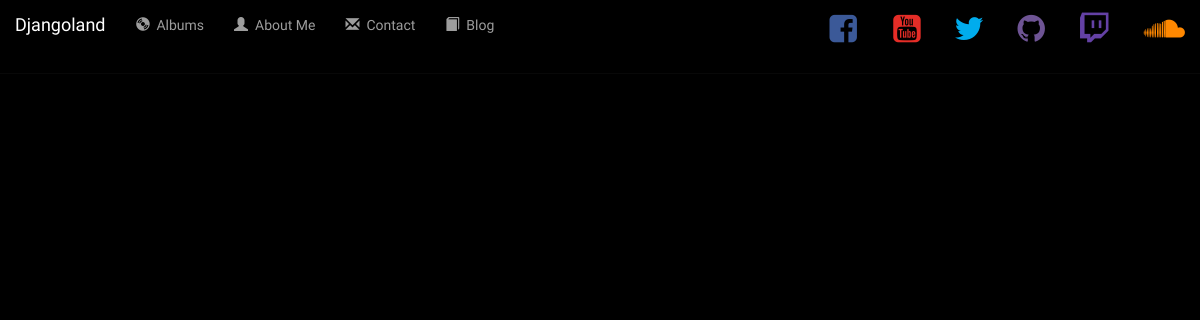
The page /BlogApp/ on the database as committed earlier.
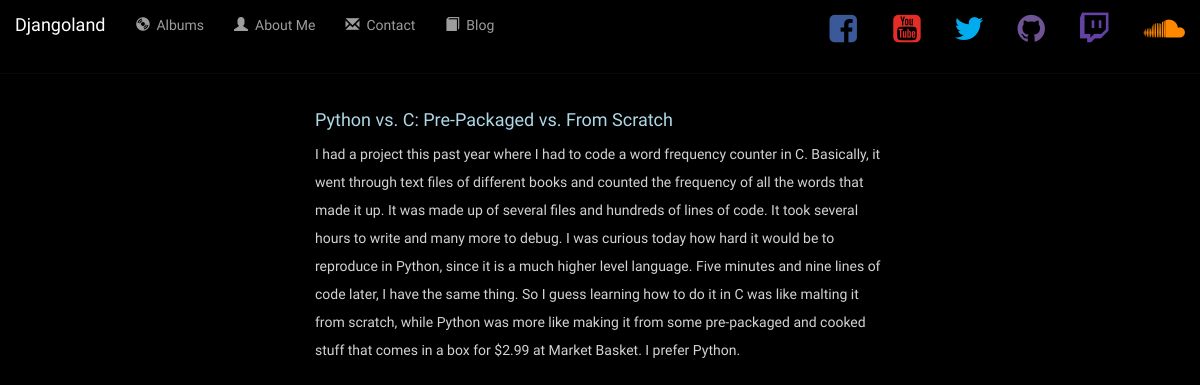
The same page on the database as committed later.
### BlogApp/models.py (models this page shows, shortened)
class BlogPost(models.Model):
    title = models.CharField(max_length=100)
    post = models.CharField(max_length=10000)
    link = models.URLField(max_length=1000, null=True, blank=True)
    img = models.URLField(max_length=1000, null=True, blank=True)
    date_added = models.CharField(max_length=20, null=True, blank=True)
    liked = models.BooleanField(default=False)

### BlogApp/views.py (the view)
# urls.py: path('', BlogApp.views.BlogView.as_view(), name='all_posts'),
class BlogView(generic.ListView):
    template_name = 'Blog/all_posts.html'
    context_object_name = 'all_posts'
    def get_queryset(self):
        return BlogPost.objects.order_by('-id')

### BlogApp/templates/Blog/all_posts.html (shortened to what this page needs)
<head>
    {% extends 'base.html' %}
    {% load staticfiles %}
    {% block css %}
        <link rel="stylesheet" type="text/css" href="{% static 'BlogApp\blog_page.css' %}"/>
    {% endblock %}
{% block body %}
    <body class="scroll-area" data-spy="scroll" data-target=".navbar" data-offset="50">
         {% if all_posts %}
            {% for post in all_posts %}
                <div class="flex-container" id="spyOnThis">
                    <div class="col-md-6 col-md-offset-3" id="main-content">
                        <h4 style="color:lightblue">{{ post.title }}</h4>
                        <p>{{ post.post }}</p>
                    </div>
                </div>
            {% endfor %}
         {% else %}
            <h3>Post Unavailable</h3>
         {% endif %}
    </body>
{% endblock %}

### templates/base.html (shortened to what this page needs)
<!DOCTYPE html>
<html lang="en">
<head>
    <link rel="stylesheet" href="https://maxcdn.bootstrapcdn.com/bootstrap/3.3.6/css/bootstrap.min.css">
    <link href="https://maxcdn.bootstrapcdn.com/font-awesome/4.2.0/css/font-awesome.min.css" rel="stylesheet">
    {% load staticfiles %}
    {% block css %} {% endblock %}
    <link rel="stylesheet" type="text/css" href="{% static 'My_Songs/style.css' %}" />
</head>
<body data-spy="scroll" data-target=".navbar" data-offset="50">
    <nav class="navbar navbar-inverse navbar-fixed-top">
        <div class="container-fluid">
            <div class="navbar-header">
                <a class="navbar-brand" href="{% url 'My_Songs:index' %}">Djangoland</a>
            </div>
            <div class="collapse navbar-collapse" id="topNavBar">
                <ul class="nav navbar-nav">
                    <li class="">
                        <a href="/My_Songs/album_page/">
                            <span class="glyphicon glyphicon-cd" aria-hidden="true"></span>&nbsp; Albums
                        </a>
                    </li>
                    <li class="">
                        <a href="/My_Songs/songs/">
                            <span class="glyphicon glyphicon-user" aria-hidden="true"></span>&nbsp; About Me
                        </a>
                    </li>
                    <li class="">
                        <a href="https://www.youtube.com/channel/UCpKvmRgD_AFG4b534sG0nXA?view_as=subscriber" target="_blank">
                            <span class="glyphicon glyphicon-envelope" aria-hidden="true"></span>&nbsp; Contact
                        </a>
                    </li>
                    <li class="">
                        <a href="/BlogApp/">
                            <span class="glyphicon glyphicon-book" aria-hidden="true"></span>&nbsp; Blog
                        </a>
                    </li>
                </ul>
                <form class ="navbar-form navbar-right" role="search" method="get" action="">
                    <div>
                        <a href="https://www.facebook.com/owen.carpenter.50?ref=bookmarks" target="_blank"><i class="fa fa-facebook-square" style="font-size:32px; color:#3B5998; margin-left:23px; margin-bottom:20px"></i></a>
                        <a href="https://www.youtube.com/channel/UCpKvmRgD_AFG4b534sG0nXA?view_as=subscriber" target="_blank"><i class="fa fa-youtube-square" style="font-size:32px; color:#e52d27; margin-left:33px; margin-top:5px"></i></a>
                        <a href="https://twitter.com/Unfold_Reality" target="_blank"><i class="fa fa-twitter" style="font-size:32px; color:#00aced; margin-left:30px; margin-top:5px"></i></a>
                        <a href="https://github.com/oFrusch" target="_blank"><i class="fa fa-github" style="font-size:32px; color:#6e5494; margin-left:30px; margin-top:5px"></i></a>
                        <a href="https://www.twitch.tv/odjangolicious" target="_blank"><i class="fa fa-twitch" style="font-size:32px; color:#6441a5; margin-left:30px; margin-top:5px"></i></a>
                        <a href="https://soundcloud.com/owen-carpenter-2/" target="_blank"><i class="	fa fa-soundcloud" style="font-size:32px; color:#ff8800; margin-left:30px; margin-top:5px"></i></a>
                    </div>
                </form>
            </div>
        </div>
    </nav>
    {% block body %}
    {% endblock %}
</body>
</html>

### BlogApp/static/BlogApp/blog_page.css (style rules this page uses)
.scroll-area { position:relative; background-color: black; overflow:auto; }
.flex-container { margin-top:500px; background-color: lightgrey; display:flex; flex-direction: column; display: inline; }
#main-content { margin-top:50px; margin-bottom: 10px; background-color:; // border: inset; }
p { color: lightgrey; line-height: 2; }

### My_Songs/static/My_Songs/style.css (style rules this page uses)
body { margin-top:50px; margin-bottom:50px; background-color: black; background-image: none; font-family: 'Quicksand', sans-serif; }
h4 { color:lightgrey; }
.navbar { border-radius: 20; background-color: black; position:fixed; width: 100%; }
.navbar-brand { font-family: 'Quicksand', sans-serif; }

Rows that differ between the two databases and show on the page:
added BlogPost: title "Python vs. C: Pre-Packaged vs. From Scratch", post "I had a project this past year where I had to code a word frequency counter in C. Basically, it went through text files of different books and counted the frequency of all the words that made it up. It was made up of several files and hundreds of lines of code. It took several hours to write and many more to debug. I was curious today how hard it would be to reproduce in Python, since it is a much higher level language. Five minutes and nine lines of code later, I have the same thing. So I guess learning how to do it in C was like malting it from scratch, while Python was more like making it from some pre-packaged and cooked stuff that comes in a box for $2.99 at Market Basket. I prefer…"
